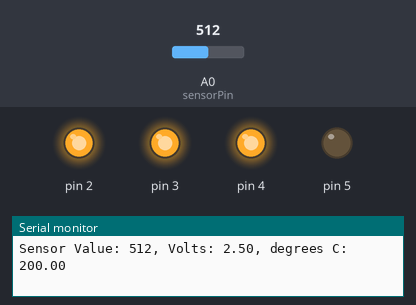
The sketch below on a simulated Arduino Uno, built with avr-gcc and run on an emulated ATmega328P. Parts: output pins drawn as LEDs (lit = HIGH), the last lines printed to the serial monitor. The test bench sets the inputs (shaded band); at power-on: A0 (sensorPin) = 512.

Above: at 1.2 s.
1.3 s: A0 (sensorPin) set to 167
4.3 s: A0 (sensorPin) set to 155
At 5.5 s:
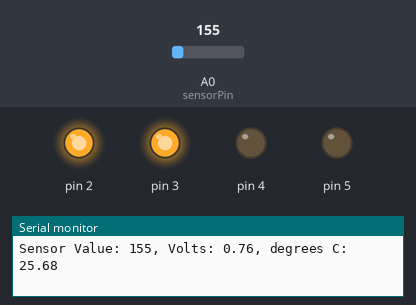
5.8 s: A0 (sensorPin) set to 122
At 7.0 s:
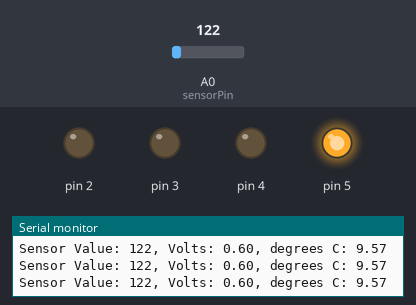
7.3 s: A0 (sensorPin) set to 1023
At 8.5 s:
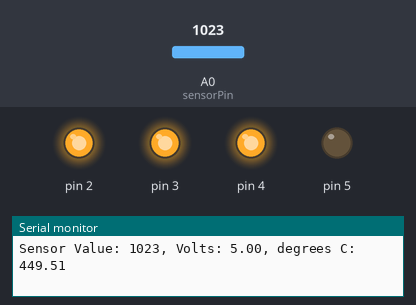
8.8 s: A0 (sensorPin) set to 0
At 10.3 s:
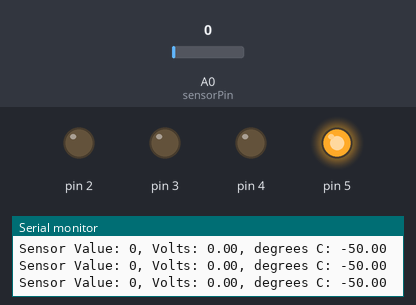
Timing chart, 0 to 11.3 s (numbered marks = the images above; inputs shaded):
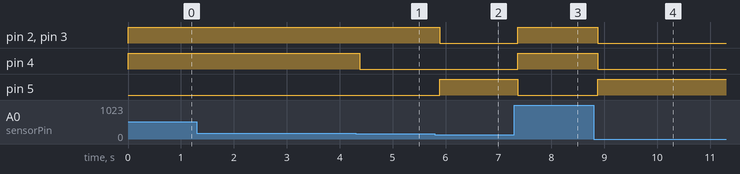

The sketch:

main.ino
```cpp
const int sensorPin = A0;
const float baselineTemp = 20.0;

void setup() {
  Serial.begin(9600);

  for (int pinNumber = 2; pinNumber < 6; pinNumber++) {
    pinMode(pinNumber, OUTPUT);
    digitalWrite(pinNumber, LOW);
  }

}

void loop() {
  int sensorVal = analogRead(sensorPin);
  // delay(100);


  Serial.print("Sensor Value: ");
  Serial.print(sensorVal);

  float voltage = (sensorVal/1024.0) * 5.0;
  Serial.print(", Volts: ");
  Serial.print(voltage);

  float temp = (voltage - .5) * 100;
  Serial.print(", degrees C: ");
  Serial.println(temp);

  if (temp < baselineTemp) {
    digitalWrite(2, LOW);
    digitalWrite(3, LOW);
    digitalWrite(4, LOW);
        digitalWrite(5, HIGH);
  }else if (temp < baselineTemp + 2) {
    digitalWrite(2, LOW);
    digitalWrite(3, LOW);
    digitalWrite(4, LOW);
        digitalWrite(5, LOW);
  } else if (temp >= baselineTemp+2 && temp < baselineTemp+4) {
    digitalWrite(2, HIGH);
    digitalWrite(3, LOW);
    digitalWrite(4, LOW);
        digitalWrite(5, LOW);
  } else if (temp >= baselineTemp +4 && temp < baselineTemp+6) {
    digitalWrite(2, HIGH);
    digitalWrite(3, HIGH);
    digitalWrite(4, LOW);
        digitalWrite(5, LOW);
  } else if (temp >= baselineTemp+6) {
    digitalWrite(2, HIGH);
    digitalWrite(3, HIGH);
    digitalWrite(4, HIGH);
      digitalWrite(5, LOW);
  }
}
```

Measured:
- the behaviour switches between 156 and 155 on A0 (sensorPin) (found by bisection; images 0 and 1)
- after the input at 4.3 s, pin 4: HIGH → LOW after 0.08 s
- after the input at 5.8 s, pin 2, pin 3: HIGH → LOW after 0.09 s; pin 5: LOW → HIGH after 0.09 s
- after the input at 7.3 s, pin 2–4: LOW → HIGH after 0.07 s; pin 5: HIGH → LOW after 0.07 s
- after the input at 8.8 s, pin 2–4: HIGH → LOW after 0.08 s; pin 5: LOW → HIGH after 0.08 s
